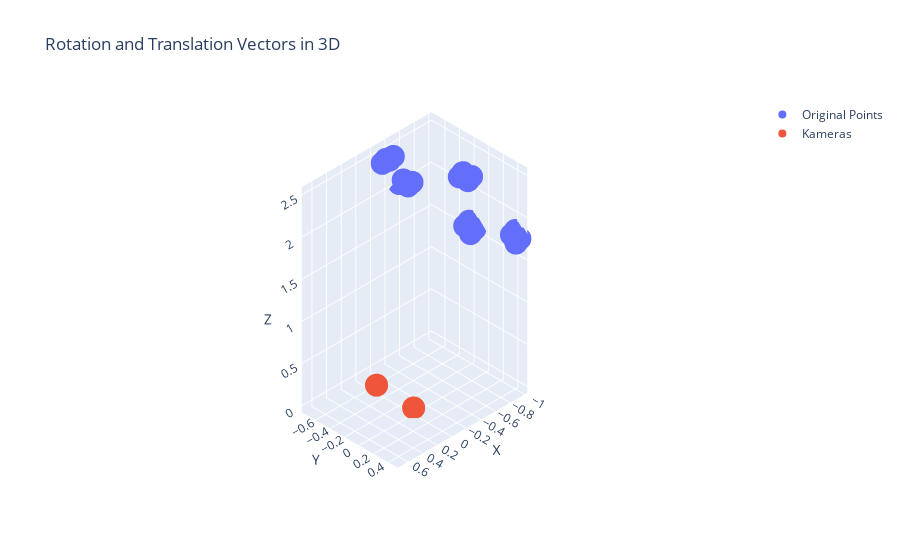

The cell this chart's notebook holds for it:
### Code cell
def wolke_zeigen(coords, pictures):

    # pip install plotly

    import plotly.graph_objs as go

    c = np.array(pictures.values)

    for i in range(len(c)):
        R = cv2.Rodrigues(c[i, 3:])[0]
        R = np.linalg.inv(R)
        t = np.array(c[i, :3].T)
        t = -R@t
        c[i, 0:3] = t.T
    
    #print(c)

    # Create a 3D scatter plot
    fig = go.Figure(data=[go.Scatter3d(x=coords['x'], y=coords['y'], z=coords['z'], mode='markers', name='Original Points'),
                          go.Scatter3d(x=c[:, 0], y=c[:, 1], z=c[:, 2],
                                       mode='markers', name='Kameras')])

    # Add labels to the plot
    fig.update_layout(scene=dict(xaxis_title='X', yaxis_title='Y', zaxis_title='Z'),
                      title='Rotation and Translation Vectors in 3D')
    fig.layout.scene.camera.projection.type = "orthographic"
    fig.show()


wolke_zeigen(coords, pictures)

### Figure 1 — Plotly figure (JSON) as saved in the notebook; plotly's stock layout.template omitted (floating-point values rounded to 4 significant figures)
{"data": [{"mode": "markers", "name": "Original Points", "type": "scatter3d", "x": [-0.8896, -0.8875, -0.9412, -0.9438, -0.9644, -0.9667, -0.9597, -0.9583, -0.2457, -0.2459, -0.3378, -0.3386, -0.9809, -0.9819, -0.9663, -0.9656, -0.5483, -0.6169, -0.62, -0.5513], "y": [-0.2638, -0.2122, -0.1481, -0.1999, -0.2062, -0.1284, -0.1804, -0.2585, -0.6755, -0.623, -0.6162, -0.6699, 0.3593, 0.4118, 0.4887, 0.4359, -0.6909, -0.6394, -0.6965, -0.7482], "z": [2.164, 2.241, 2.2, 2.124, 1.63, 1.577, 1.498, 1.551, 2.44, 2.515, 2.506, 2.434, 1.742, 1.82, 1.768, 1.69, 2.084, 2.048, 1.975, 2.011]}, {"mode": "markers", "name": "Kameras", "type": "scatter3d", "x": [0, 0.6877], "y": [0, 0.1797], "z": [0, 0.7034]}], "layout": {"scene": {"camera": {"projection": {"type": "orthographic"}}, "xaxis": {"title": {"text": "X"}}, "yaxis": {"title": {"text": "Y"}}, "zaxis": {"title": {"text": "Z"}}}, "title": {"text": "Rotation and Translation Vectors in 3D"}}}
